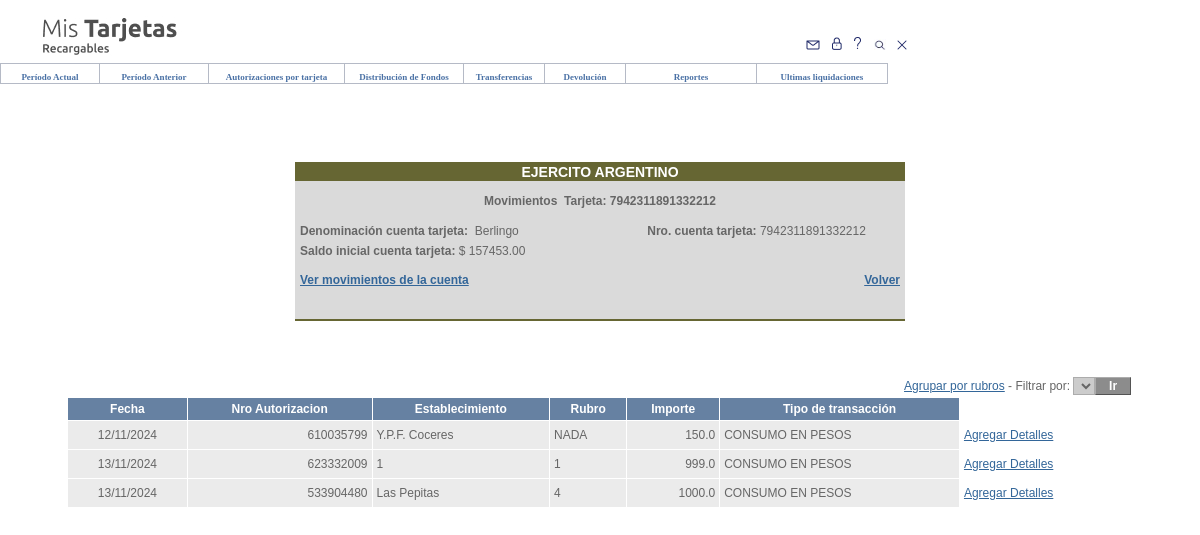
/costcenter/costcenter/detalle_tarjeta_mes_actual/7942311891332212/ (signed in), run on the app's committed database.
### costcenter/models.py (models this page shows, shortened)
class Cards(models.Model):
    user = models.ForeignKey(User, on_delete=models.CASCADE)
    is_costcenter = models.BooleanField(default=False)
    card_name = models.CharField(max_length=20)
    card_number = models.IntegerField(validators=[
                                                MinValueValidator(1000000000000000),
                                                MaxValueValidator(9999999999999999)
    ], unique=True)
    money = models.FloatField(default=0.0)
    class Meta:
        verbose_name = "Card"
        verbose_name_plural = "Cards"

class Consumo(models.Model):
    card = models.ForeignKey(Cards, on_delete=models.CASCADE)
    consumo_id = models.BigIntegerField(unique=True, primary_key=True,editable=False)
    establecimiento = models.CharField(max_length=30)
    importe = models.FloatField(validators=[MinValueValidator(0)])
    rubro = models.CharField(max_length=30)
    consumo_date = models.DateTimeField(blank=False,null=False)
    tipo_de_gasto = models.CharField(max_length=50,blank=True,null=True)
    cantidad = models.FloatField(blank=True,null=True)
    un_med = models.CharField(max_length=50,blank=True,null=True)
    clase = models.CharField(max_length=50, blank=True, null=True)
    monto_parcial = models.FloatField(blank=True,null=True)
    nro_factura = models.IntegerField(blank=True,null=True)
    nro_movil = models.IntegerField(blank=True,null=True)
    odometro = models.FloatField(blank=True,null=True)
    num_ticket = models.IntegerField(blank=True,null=True)
    class Meta:
        verbose_name = "Consumo"
        verbose_name_plural = "Consumos"

### costcenter/views.py (the view)
# urls.py: path('costcenter/detalle_tarjeta_mes_actual/<int:tarjeta>/', detalle_tarjeta_mes_actual, name='detalle_tarjeta_mes_actual'),
def detalle_tarjeta_mes_actual(request, tarjeta):
    mes_actual = datetime.now().month
    anio_actual = datetime.now().year
    card = get_object_or_404(Cards, card_number=tarjeta, user=request.user)
    consumos = Consumo.objects.filter(
        card=card,
        consumo_date__month=mes_actual,
        consumo_date__year=anio_actual
    )
    total_consumo = consumos.aggregate(total=Sum('importe'))['total'] or 0.0
    saldo_inicial = card.money - total_consumo
    if request.method == 'POST':
        form = ConsumoForm(request.POST)
        if form.is_valid():
            nuevo_consumo = form.save(commit=False)
            nuevo_consumo.card = card
            nuevo_consumo.consumo_date = datetime.now()  # Fecha actual para el nuevo consumo
            nuevo_consumo.save()
            return redirect('detalle_tarjeta_mes_actual', tarjeta=tarjeta)
    else:
        form = ConsumoForm()
    context = {
        'card': card,
        'saldo_inicial': saldo_inicial,
        'consumos': consumos,
        'total_consumo': total_consumo,
        'form': form,
    }
    return render(request, 'costcenter/PeriodoActual/detalle_tarjeta_mes.html', context)

### costcenter/forms.py
class ConsumoForm(forms.ModelForm):
    class Meta:
        model = Consumo
        fields = ['tipo_de_gasto', 'cantidad', 'un_med', 'clase', 'monto_parcial', 'nro_factura', 'nro_movil', 'odometro']

### templates/costcenter/PeriodoActual/detalle_tarjeta_mes.html (shortened to what this page needs)
{% extends 'base.html' %}
{% load static %}
{% block body %}
<link href="{% static 'media/styles.css' %}" rel="stylesheet" type="text/css">
<link href="{% static 'media/TablasStyles.css' %}" rel="stylesheet" type="text/css">
            <LINK href="https://prismanet.prismamediosdepago.com/recargables/media/paginator.css" rel="stylesheet" type="text/css">
        <BR><TABLE border="0" cellpadding="0" cellspacing="0" width="100%"><TR><TD><TABLE border="0" cellpadding="0" cellspacing="0" width="100%"><TR><TD height="224" valign="top" width="83%"><BR><BR><TABLE align="center" border="0" cellpadding="0" cellspacing="0" width="610"><TR bgcolor="#B0C0D0"><TD align="center" bgcolor="#B0C0D0" class="TablaTitulo" colspan="2" height="19" heigth="40" valign="middle">EJERCITO ARGENTINO            </TD></TR><TR bgcolor="#B0C0D0"><TD align="center" class="TablaRows2" colspan="2" height="20" style="padding: 10px 0px 10px 0px;">             Movimientos&nbsp;                        Tarjeta:&nbsp;{{ card.card_number }}</TD></TR><TR bgcolor="#B0C0D0"><TD align="left" bgcolor="#B0C0D0" class="TablaRows2" height="20" style="padding-left:5px"><STRONG>Denominaci&oacute;n cuenta tarjeta:</STRONG>&nbsp;               <SPAN style="font-weight:normal;">{{ card.card_name }}</SPAN></TD><TD align="center" bgcolor="#B0C0D0" class="TablaRows2" height="20"><STRONG>Nro. cuenta tarjeta:&nbsp;</STRONG><SPAN style="font-weight:normal;">{{ card.card_number }}</SPAN></TD></TR><TR bgcolor="#B0C0D0"><TD align="left" bgcolor="#B0C0D0" class="TablaRows2" height="20" style="padding-left:5px"><STRONG>Saldo inicial cuenta tarjeta:</STRONG><SPAN style="font-weight:normal;">&nbsp;$&nbsp;{{ saldo_inicial|floatformat:2 }}</SPAN></TD><TD align="center" bgcolor="#B0C0D0" class="TablaRows2" height="20"></TD></TR><TR><TD align="left" bgcolor="#B0C0D0" class="TablaRows2" height="20" style="padding-left:5px"><FONT color="#000080"><P><A href="javascript:history.go(-1)">Ver movimientos de la cuenta</A></P></FONT></TD><TD align="right" bgcolor="#B0C0D0" class="TablaRows2" height="20" style="padding-right:5px"><FONT color="#000080"><P><A href="javascript:history.go(-1)">Volver</A></P></FONT></TD></TR><TR bgcolor="#B0C0D0"><TD align="center" bgcolor="#B0C0D0" class="TablaRows2" colspan="2" height="20"><P>            {{ periodo }} </P></TD></TR><TR bgcolor="#B0C0D0"><TD align="center" bgcolor="#B0C0D0" class="TablaTitulo" colspan="2" height="2"></TD></TR></TABLE><BR><BR><BR><FORM action="GetTarjetaPorRubros.event?todosRubros=false" method="post"><TABLE align="center" border="0" cellpadding="2" cellspacing="0" width="90%"><TR><TD align="right" class="TablaRows" style="background-color: #FFFFFF"><A color="#FFFFFD" href="GetTarjetaPorRubros.event?todosRubros=true&mostrar=true&tarjeta=3280&crc=RQN_KgFNWKaioUJjWXnGJpnXa78.&cuenta=611621319&saldoInicial=59.300,05&periodo=10/2024">Agrupar por rubros</A><A> - Filtrar por: </A><SELECT class="FormComboBox" name="rubroSelec"><OPTION value></SELECT><INPUT name="tarjeta" type="hidden" value="3280"><INPUT name="crc" type="hidden" value="RQN_KgFNWKaioUJjWXnGJpnXa78."><INPUT name="cuenta" type="hidden" value="611621319"><INPUT name="mostrar" type="hidden" value="true"><INPUT name="periodo" type="hidden" value="10/2024"><INPUT name="saldoInicial" type="hidden" value="59.300,05"><INPUT name="denominacionCuenta" type="hidden" value="NUS 667 FORD RANGER"><INPUT class="FormButton" name="filtrar" type="submit" value="  Ir  "></TD></TR></TABLE></FORM><TABLE align="center" border="0" cellpadding="4" cellspacing="1" class="paginated" width="90%"><THEAD><TR bgcolor="#383468">
                <TD align="center" class="TablaHeader" rowspan="2"><STRONG>Fecha</STRONG></TD><TD align="center" class="TablaHeader" rowspan="2"><STRONG>Nro Autorizacion</STRONG></TD><TD align="center" class="TablaHeader" rowspan="2"><STRONG>Establecimiento</STRONG></TD><TD align="center" class="TablaHeader" rowspan="2"><STRONG>Rubro</STRONG></TD><TD align="center" class="TablaHeader" rowspan="2"><STRONG>Importe</STRONG></TD><TD align="center" class="TablaHeader" rowspan="2"><STRONG>Tipo de transacci&oacute;n</STRONG></TD></TR></THEAD><TFOOT></TFOOT>
                {% for consumo in consumos %}
                <TBODY>
                    <TR bgcolor="#fffffd">
                        <TD align="center" class="TablaRows" height="20" valign="middle">
                            {{ consumo.consumo_date|date:"d/m/Y" }}
                        </TD>
                        <TD align="right" class="TablaRows" height="20">
                            {{ consumo.consumo_id }}
                        </TD>
                        <TD class="TablaRows" height="20" valign="middle">
                            {{ consumo.establecimiento }}
                        </TD>
                        <TD class="TablaRows" height="20" valign="middle">
                            {{ consumo.rubro }}
                        </TD>
                        <TD align="right" class="TablaRows" height="20" nowrap>
                            {{ consumo.importe }}
                        </TD>
                        <TD class="TablaRows" height="20">
                            CONSUMO EN PESOS
                        </TD>
                        <TD class="TablaRows" height="20" style="background-color: white;" >
                            <a href="{% url 'agregar_detalle' consumo.consumo_id %}" >Agregar Detalles</a>
                        </TD>
                    </TR>
                {% endfor %}
                </TBODY>
{% endblock %}

### static/media/styles.css (style rules this page uses)
a:link { font-family: Tahoma, Verdana, Arial, Helvetica, sans-serif; color: #336699; text-decoration: underline }

### static/media/TablasStyles.css (style rules this page uses)
.TablaHeader { font-family: Tahoma, Verdana, Arial, Helvetica, sans-serif; font-size: 12px; color: #FFFFFF; background-color: #6681A2; font-weight: bold }
.TablaRows { font-family: Tahoma, Verdana, Arial, Helvetica, sans-serif; font-size: 12px; color: #666666; background-color: #EBEBEB }
.TablaRows2 { font-family: Tahoma, Verdana, Arial, Helvetica, sans-serif; font-size: 12px; color: #666666; background-color: #DADADA; font-weight: bold }
.FormButton { font-family: Tahoma, Verdana, Arial, Helvetica, sans-serif; font-size: 12px; color: #FFFFFF; background-color: #8C8C8C; border: 1px solid; font-weight: bold; border-color: #ACACAC #535353 #535353 #ACACAC }
.TablaTitulo { font-family: Tahoma, Verdana, Arial, Helvetica, sans-serif; font-size: 14px; color: #FFFFFF; background-color: #666633; font-weight: bold }
.FormComboBox { font-family: Tahoma, Verdana, Arial, Helvetica, sans-serif; font-size: 12px; color: #666666; background-color: #CCCCCC; border: 1px #ACACAC solid }

### templates/costcenter/PeriodoActual/detalle_tarjeta_mes.html (style rules this page uses)
body { background-repeat: repeat; background-attachment: fixed; background-color: #FFFFFF; }

### data on the page
Cards: card_number "7942311891332212", card_name "Berlingo"
Consumo: consumo_date "12/11/2024", consumo_id "610035799", establecimiento "Y.P.F. Coceres", rubro "NADA", importe "150.0"
Consumo: consumo_date "13/11/2024", consumo_id "623332009", establecimiento "1", rubro "1", importe "999.0"
Consumo: consumo_date "13/11/2024", consumo_id "533904480", establecimiento "Las Pepitas", rubro "4", importe "1000.0"

### other printed values
{{ saldo_inicial|floatformat:2 }} "157453.00"
